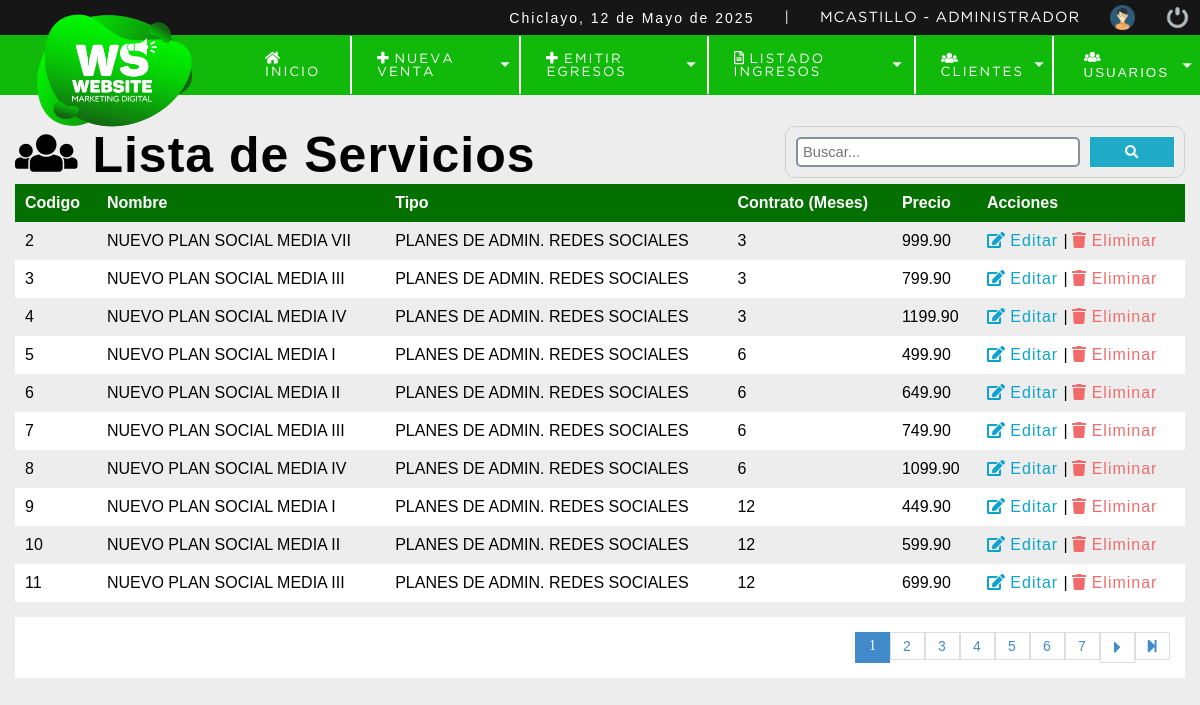
The page /sistema/listar_servicio.php (signed in) on the database its author committed.
### tables this page shows
CREATE TABLE `servicio` (
  `cod_servicio` int NOT NULL,
  `servi_nombre` varchar(100) NOT NULL,
  `id_tiposer` int NOT NULL,
  `tiempo` varchar(2) NOT NULL,
  `servi_precio` decimal(10,2) NOT NULL,
  `id_usuario` int NOT NULL,
  `servi_fecha` datetime NOT NULL DEFAULT CURRENT_TIMESTAMP,
  `servi_estado` int NOT NULL DEFAULT '1'
);

CREATE TABLE `tipo_servicio` (
  `id_tiposer` int NOT NULL,
  `tise_nombre` varchar(100) NOT NULL
);

### sistema/includes/functions.php (called while the page is built, shortened)
<?php
	function fechaC(){
		$mes = array("","Enero",
					  "Febrero",
					  "Marzo",
					  "Abril",
					  "Mayo",
					  "Junio",
					  "Julio",
					  "Agosto",
					  "Septiembre",
					  "Octubre",
					  "Noviembre",
					  "Diciembre");
		return date('d')." de ". $mes[date('n')] . " de " . date('Y');
	}
?>

### sistema/listar_servicio.php (the view, shortened to what this page needs)
<?php
include "../conexion.php";
?>
<!DOCTYPE html>
<html lang="es">
<head>
    <?php include "includes/scripts.php"; ?>
</head>
<body>
    <?php include "includes/header.php"; ?>
    <br>
    <section id="container">
        <br>
        <h1><i class="fa fa-users"></i> Lista de Servicios</h1>
        <form action="buscar_servicio.php" method="get" class="form_search">
            <input type="text" name="busquedad" id="busqueda" placeholder="Buscar...">
            <button type="submit" class="btn_search"><i class="fas fa-search"></i></button>
        </form>
        <table class="table table-light">
            <tbody>
                <tr>
                    <th>Codigo</th>
                    <th>Nombre</th>
                    <th>Tipo</th>
                    <th>Contrato (Meses)</th>
                    <th>Precio</th>
                    <th>Acciones</th>
                </tr>
                <?php
                $sql_register = mysqli_query($conexion, "SELECT COUNT(*) AS total_registro FROM servicio WHERE servi_estado = 1");
                $result_register = mysqli_fetch_array($sql_register);
                $total_registro = $result_register['total_registro'];
                $por_pagina  = 10;
                if (empty($_GET['pagina'])) {
                    $pagina = 1;
                } else {
                    $pagina = $_GET['pagina'];
                }
                $desde = ($pagina - 1) * $por_pagina;
                $total_paginas = ceil($total_registro / $por_pagina);
                $query = mysqli_query($conexion, "SELECT s.cod_servicio, s.servi_nombre,s.tiempo,t.tise_nombre,s.servi_precio
                                                    FROM servicio s INNER JOIN tipo_servicio t ON s.id_tiposer = t.id_tiposer WHERE servi_estado = 1
                                                    ORDER BY s.cod_servicio ASC LIMIT $desde,$por_pagina");
                $result = mysqli_num_rows($query);
                if ($result > 0) {
                    while ($data = mysqli_fetch_array($query)) {
                ?>
                        <tr>
                            <td><?php echo $data["cod_servicio"] ?></td>
                            <td><?php echo $data["servi_nombre"] ?></td>
                            <td><?php echo $data["tise_nombre"] ?></td>
                            <td><?php echo $data["tiempo"] ?></td>
                            <td><?php echo $data["servi_precio"] ?></td>
                            <td>
                                <a class="link_edit" href="editar_servicio.php ? id=<?php echo $data["cod_servicio"] ?> "><i class="fas fa-edit"></i> Editar </a>
                                |
                                <a class="link_eliminar" href="eliminar_servicio.php ? id=<?php echo $data["cod_servicio"] ?>"><i class="fa fa-trash"></i> Eliminar</a>
                            </td>
                        </tr>
                <?php
                    }
                }
                ?>
            </tbody>
        </table>
        <div class="paginador">
            <ul>
                <?php
                for ($i = 1; $i <= $total_paginas; $i++) {
                    if ($i == $pagina) {
                        echo '<li class="pageselect">' . $i . '</li>';
                    } else {
                        echo '<li><a href="?pagina=' . $i . '">' . $i . '</a></li>';
                    }
                }
                if ($pagina != $total_paginas) {
                ?>
                    <li><a href="?pagina=<?php echo $pagina + 1; ?>"><i class="fas fa-caret-right fa-lg"></i></a></li>
                    <li><a href="?pagina=<?php echo $total_paginas ?>"><i class="fas fa-step-forward"></i></a></li>
                <?php } ?>
            </ul>
        </div>
    </section>
</body>
</html>

### sistema/includes/scripts.php (shortened to what this page needs)
<link rel="stylesheet" type="text/css" href="css/style.css">
<?php include "functions.php";?>

### sistema/includes/header.php (shortened to what this page needs)
<header>
		<div class="header">
			<div class="optionsBar">
				<p>Chiclayo, <?php echo fechaC();?></p>
				<span>|</span>
				<span class="user"><?php echo  $_SESSION['user'].' - '.$_SESSION['nomrol']?></span>
				<img class="photouser" src="img/user.png" alt="Usuario">
				<a href="salir.php"><img class="close" src="img/salir.png" alt="Salir del sistema" title="Salir"></a>
			</div>
		</div>
        <?php include 'nav.php';?>
	</header>

### sistema/includes/nav.php (shortened to what this page needs)
<nav>
 <ul>
  <li><a class="estilo2"><i></i></a></li>
  <li><a class="estilo2"><i></i></a></li>
  <li><a class="estilo2"><i></i></a></li>
  <li><a class="estilo2"><i></i></a></li>
  <img width="155" height="155"  src="./img/admin-ajax.png" class="icono">
  <li><a class="estilo" href="index.php"><i class="fas fa-home"></i> Inicio</a></li>
  <li class="principal">
   <a class="estilo" href="nueva_venta.php"><i class="fas fa-plus"></i> Nueva Venta</a>
  </li>
  <?php if ($_SESSION['rol'] != 4) { ?>
   <li class="principal">
    <a class="estilo" href="botones_egreso.php"><i class="fas fa-plus"></i> EMITIR EGRESOS </a>
   </li>
  <?php  } ?>
  <li class="principal">
   <a class="estilo" href="ventas.php"><i class="far fa-file-alt"></i> Listado Ingresos</a>
  </li>
  <li class="principal">
   <a class="estilo" href="listar_cliente.php"><i class="fas fa-users"></i> Clientes</a>
  </li>
  <li class="principal">
   <?php if ($_SESSION['rol'] != 3 && $_SESSION['rol'] != 4) { ?>
    <a class="estilo2" href="listar_usuario.php"><i class="fas fa-users"></i> Usuarios</a>
  </li>
 <?php  } ?>
 </ul>
</nav>
<br><br>

### sistema/css/style.css (style rules this page uses)
* { margin: 0; padding: 0; box-sizing: border-box; }
body { background: #ededed; }
h1, h2, h3, h4, h5, h6 { font-family: 'arial'; font-weight: bold; letter-spacing: 1px; }
h1 { font-size: 26px; }
p { font-family: 'arial'; letter-spacing: 2px; font-size: 14px; line-height: 20px; }
a { text-decoration: none; font-family: arial; letter-spacing: 1px; }
span { font-family: 'GothamBook'; letter-spacing: 1px; font-size: 14px; line-height: 20px; }
header { position: fixed; width: 100%; }
.header { color: #FFF; background: #161616; height: 35px; display: -webkit-flex; display: -moz-flex; display: -ms-flex; display: -o-flex; display: flex; justify-content: space-between; align-items: center; padding: 10px; }
.optionsBar { display: -webkit-flex; display: -moz-flex; display: -ms-flex; display: -o-flex; display: flex; justify-content: center; align-items: center; }
.optionsBar span { color: #FFF; font-size: 11pt; font-family: 'GothamBook'; text-transform: uppercase; margin-left: 30px; }
.icono { position:absolute; right: 84%; padding-top: 10px; }
.photouser { margin-left: 30px; width: 25px; height: 25px; }
.close { width: 25px; height: 25px; }
.optionsBar a { display: -webkit-flex; display: -moz-flex; display: -ms-flex; display: -o-flex; display: flex; margin-left: 30px; }
nav ul { background: #11B90A; list-style: none; display: -webkit-flex; display: -moz-flex; display: -ms-flex; display: -o-flex; display: flex; justify-content: left; align-items: center; }
nav ul > li a { position: relative; }
.estilo { color: #FFF; display: block; font-size: 10pt; font-family: 'GothamBook'; padding: 15px 25px; text-transform: uppercase; letter-spacing: 2px; transition: background .5s; border-right: 2px solid #fff; }
.estilo2 { color: #FFF; display: block; font-size: 10pt; padding: 15px 30px; text-transform: uppercase; letter-spacing: 2px; }
nav .principal > a { background: url(../images/arrow_bottom.png) no-repeat; background-position-x: 0%; background-position-y: 0%; background-size: auto auto; background-position: 94% center; background-size: 10px; }
#container { padding: 90px 15px 15px; }
form { background: #fff; margin: auto; padding: 20px 50px; border: 1px solid #d1d1d1; }
input,select { display: block; width: 100%; font-size: 11pt; padding: 5px; border: 2px solid #85929e; border-radius: 5px; -webkit-border-radius: 5px; -moz-border-radius: 5px; -ms-border-radius: 5px; -o-border-radius: 5px; }
#container h1 { font-size: 50px; display: inline-block; }
table { border-collapse: collapse; font-family: 'arial'; font-size: 12pt; width: 100%; }
table th { text-align: left; padding: 10px; background: #047001; color: #fff; }
table tr:nth-child(odd) { background: #fff; }
table td { padding: 10px; }
.link_edit { color: #0ca4ce; }
.link_eliminar { color: #f26b6b; }
.paginador ul { padding: 15px; list-style: none; background: #fff; margin-top: 15px; display: -webkit-flex; display: -moz-flex; display: -ms-flex; display: -o-flex; display: flex; justify-content: flex-end; }
.paginador a, .pageselect { color: #428bca; border: 1px solid #ddd; padding: 5px; display: inline-block; font-size: 14px; text-align: center; width: 35px; }
.pageselect { color: #fff; background: #428bca; border: 1px solid #428bca; }
.form_search { display: flex; float: right; background: initial; padding: 10px; border-radius: 10px; -webkit-border-radius: 10px; -moz-border-radius: 10px; -ms-border-radius: 10px; -o-border-radius: 10px; width: 400px; }
.form_search .btn_search { background: #1faac8; color: #fff; padding: 0 20px; border: 5px; cursor: pointer; margin-left: 10px; width: 100px; }
.form_search input { width: 100%; }

### rows shown on the page
servicio: cod_servicio "2", servi_nombre "NUEVO PLAN SOCIAL MEDIA VII", id_tiposer.tise_nombre "PLANES DE ADMIN. REDES SOCIALES", tiempo "3", servi_precio "999.90"
servicio: cod_servicio "3", servi_nombre "NUEVO PLAN SOCIAL MEDIA III", id_tiposer.tise_nombre "PLANES DE ADMIN. REDES SOCIALES", tiempo "3", servi_precio "799.90"
servicio: cod_servicio "4", servi_nombre "NUEVO PLAN SOCIAL MEDIA IV", id_tiposer.tise_nombre "PLANES DE ADMIN. REDES SOCIALES", tiempo "3", servi_precio "1199.90"
servicio: cod_servicio "5", servi_nombre "NUEVO PLAN SOCIAL MEDIA I", id_tiposer.tise_nombre "PLANES DE ADMIN. REDES SOCIALES", tiempo "6", servi_precio "499.90"
servicio: cod_servicio "6", servi_nombre "NUEVO PLAN SOCIAL MEDIA II", id_tiposer.tise_nombre "PLANES DE ADMIN. REDES SOCIALES", tiempo "6", servi_precio "649.90"
servicio: cod_servicio "7", servi_nombre "NUEVO PLAN SOCIAL MEDIA III", id_tiposer.tise_nombre "PLANES DE ADMIN. REDES SOCIALES", tiempo "6", servi_precio "749.90"
servicio: cod_servicio "8", servi_nombre "NUEVO PLAN SOCIAL MEDIA IV", id_tiposer.tise_nombre "PLANES DE ADMIN. REDES SOCIALES", tiempo "6", servi_precio "1099.90"
servicio: cod_servicio "9", servi_nombre "NUEVO PLAN SOCIAL MEDIA I", id_tiposer.tise_nombre "PLANES DE ADMIN. REDES SOCIALES", tiempo "12", servi_precio "449.90"
servicio: cod_servicio "10", servi_nombre "NUEVO PLAN SOCIAL MEDIA II", id_tiposer.tise_nombre "PLANES DE ADMIN. REDES SOCIALES", tiempo "12", servi_precio "599.90"
servicio: cod_servicio "11", servi_nombre "NUEVO PLAN SOCIAL MEDIA III", id_tiposer.tise_nombre "PLANES DE ADMIN. REDES SOCIALES", tiempo "12", servi_precio "699.90"

### other values the page prints
fechaC() "12 de Mayo de 2025"
$_SESSION['user'] "MCASTILLO"
$_SESSION['nomrol'] "ADMINISTRADOR"
